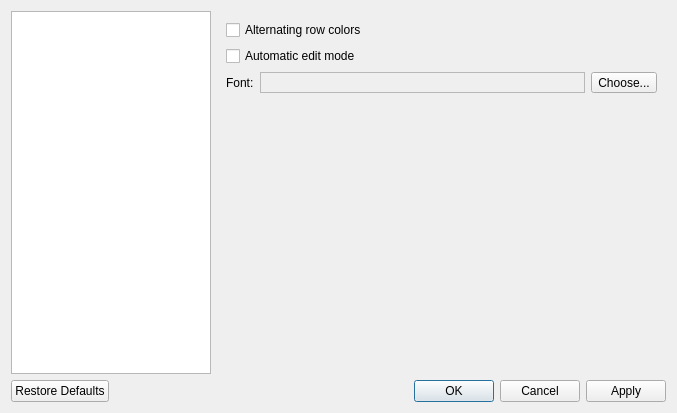
<?xml version="1.0" encoding="UTF-8"?>
<ui version="4.0">
 <class>SettingsDialog</class>
 <widget class="QDialog" name="SettingsDialog">
  <property name="geometry">
   <rect>
    <x>0</x>
    <y>0</y>
    <width>677</width>
    <height>413</height>
   </rect>
  </property>
  <property name="windowTitle">
   <string>Settings</string>
  </property>
  <layout class="QVBoxLayout" name="verticalLayout">
   <item>
    <layout class="QHBoxLayout" name="horizontalLayout">
     <item>
      <widget class="QListWidget" name="lstPages">
       <property name="maximumSize">
        <size>
         <width>200</width>
         <height>16777215</height>
        </size>
       </property>
      </widget>
     </item>
     <item>
      <widget class="QStackedWidget" name="pagesStack">
       <property name="currentIndex">
        <number>2</number>
       </property>
       <widget class="QWidget" name="pageMisc">
        <layout class="QVBoxLayout" name="verticalLayout_2">
         <item>
          <widget class="QCheckBox" name="chkIntegerEditUppercase">
           <property name="text">
            <string>Integer editor displays numbers uppercase by default</string>
           </property>
          </widget>
         </item>
         <item>
          <layout class="QFormLayout" name="formLayout">
           <property name="fieldGrowthPolicy">
            <enum>QFormLayout::ExpandingFieldsGrow</enum>
           </property>
           <item row="0" column="0">
            <widget class="QLabel" name="label">
             <property name="text">
              <string>Default style for integer editor:</string>
             </property>
            </widget>
           </item>
           <item row="0" column="1">
            <widget class="QComboBox" name="cmbIntegerEditStyle">
             <property name="sizePolicy">
              <sizepolicy hsizetype="Expanding" vsizetype="Fixed">
               <horstretch>0</horstretch>
               <verstretch>0</verstretch>
              </sizepolicy>
             </property>
            </widget>
           </item>
          </layout>
         </item>
         <item>
          <spacer name="verticalSpacer">
           <property name="orientation">
            <enum>Qt::Vertical</enum>
           </property>
           <property name="sizeHint" stdset="0">
            <size>
             <width>20</width>
             <height>40</height>
            </size>
           </property>
          </spacer>
         </item>
        </layout>
       </widget>
       <widget class="QWidget" name="pageTranslation">
        <layout class="QVBoxLayout" name="verticalLayout_4">
         <item>
          <layout class="QFormLayout" name="formLayout_3">
           <item row="0" column="0">
            <widget class="QLabel" name="label_3">
             <property name="text">
              <string>Translate application to:</string>
             </property>
            </widget>
           </item>
           <item row="0" column="1">
            <widget class="QComboBox" name="cmbTranslations">
             <property name="sizePolicy">
              <sizepolicy hsizetype="Expanding" vsizetype="Fixed">
               <horstretch>0</horstretch>
               <verstretch>0</verstretch>
              </sizepolicy>
             </property>
            </widget>
           </item>
          </layout>
         </item>
        </layout>
       </widget>
       <widget class="QWidget" name="pageHex">
        <layout class="QVBoxLayout" name="verticalLayout_5">
         <item>
          <widget class="QCheckBox" name="chkAlternatingRows">
           <property name="text">
            <string>Alternating row colors</string>
           </property>
          </widget>
         </item>
         <item>
          <widget class="QCheckBox" name="chkAutoEditMode">
           <property name="text">
            <string>Automatic edit mode</string>
           </property>
          </widget>
         </item>
         <item>
          <layout class="QFormLayout" name="formLayout_4">
           <property name="fieldGrowthPolicy">
            <enum>QFormLayout::ExpandingFieldsGrow</enum>
           </property>
           <item row="0" column="0">
            <widget class="QLabel" name="label_4">
             <property name="text">
              <string>Font:</string>
             </property>
            </widget>
           </item>
           <item row="0" column="1">
            <layout class="QHBoxLayout" name="horizontalLayout_2">
             <item>
              <widget class="QLabel" name="lblFont">
               <property name="sizePolicy">
                <sizepolicy hsizetype="Expanding" vsizetype="Preferred">
                 <horstretch>0</horstretch>
                 <verstretch>0</verstretch>
                </sizepolicy>
               </property>
               <property name="frameShape">
                <enum>QFrame::StyledPanel</enum>
               </property>
               <property name="text">
                <string/>
               </property>
              </widget>
             </item>
             <item>
              <widget class="QToolButton" name="btnChooseFont">
               <property name="text">
                <string>Choose...</string>
               </property>
              </widget>
             </item>
            </layout>
           </item>
          </layout>
         </item>
        </layout>
       </widget>
      </widget>
     </item>
    </layout>
   </item>
   <item>
    <widget class="QDialogButtonBox" name="buttonBox">
     <property name="standardButtons">
      <set>QDialogButtonBox::Apply|QDialogButtonBox::Cancel|QDialogButtonBox::Ok|QDialogButtonBox::RestoreDefaults</set>
     </property>
    </widget>
   </item>
  </layout>
 </widget>
 <resources/>
 <connections>
  <connection>
   <sender>buttonBox</sender>
   <signal>rejected()</signal>
   <receiver>SettingsDialog</receiver>
   <slot>reject()</slot>
   <hints>
    <hint type="sourcelabel">
     <x>628</x>
     <y>404</y>
    </hint>
    <hint type="destinationlabel">
     <x>0</x>
     <y>338</y>
    </hint>
   </hints>
  </connection>
  <connection>
   <sender>buttonBox</sender>
   <signal>accepted()</signal>
   <receiver>SettingsDialog</receiver>
   <slot>accept()</slot>
   <hints>
    <hint type="sourcelabel">
     <x>430</x>
     <y>398</y>
    </hint>
    <hint type="destinationlabel">
     <x>7</x>
     <y>247</y>
    </hint>
   </hints>
  </connection>
 </connections>
</ui>
